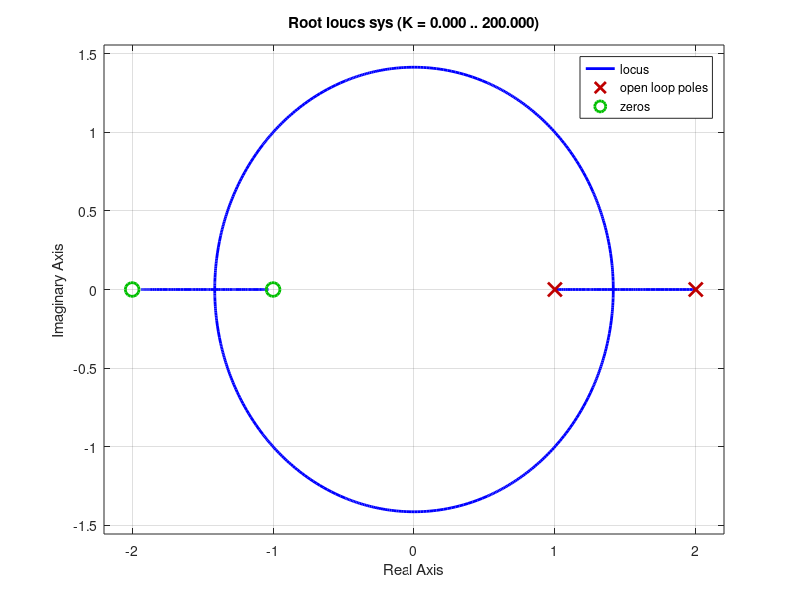

Write MATLAB code to recreate this figure. (Note: this script raises an error after producing the figure.)
%Brandon Lim
clear, clc, close all
 
%% Problem 1
clear, clc, close all
    %1a)
        sys = tf([1,3,2],[1 -3 2])
        rlocus(sys)
    %1b)
        [K, POLES] = rlocfind(sys)
%% Problem 2
clear, clc, close all
    %1a)
        sys = tf([1 1.5], [1 11 10 0]);
        rlocus(sys,0:0.005:50);
        sgrid(0.799839691078,0)
    %1d)
        k = [39.6 12.8 7.34];
        Gcl1 = tf([k(1) ,k(1)*1.5], [1 11 (10+k(1)) (k(1)*1.5)]);
        Gcl2 = tf([k(2) ,k(2)*1.5], [1 11 (10+k(2)) (k(2)*1.5)]);
        Gcl3 = tf([k(3) ,k(3)*1.5], [1 11 (10+k(3)) (k(3)*1.5)]);


        OvershootK396 = stepinfo(Gcl1).Overshoot;
        OvershootK128 = stepinfo(Gcl2).Overshoot;
        OvershootK734 = stepinfo(Gcl3).Overshoot;

        k = linspace(0,7.34,1000);
        best_k = 0;
        go = 1;
        for i = 1:length(k)
            Gcl(i) = tf([k(i) ,k(i)*1.5], [1 11 (10+k(i)) (k(i)*1.5)]);
            overshoot = stepinfo(Gcl(i)).Overshoot;
            if overshoot < 1.522 && overshoot > 1.517
                best_k = k(i)
            end
        end

%% Problem 3
clear, clc, close all
    %1a)
        Dc = tf([80 1.8*80], [1 22])
        G = tf([1], [1 0 0])
        Gcl = feedback(Dc*G,1)
        figure
        step(Gcl)
        figure
        step(G)
        figure
        rlocus(G)
        stepinfo(Gcl)

        roots([1 22 80 144])

%%
C = tf([1, 0.2], [1, 0.08469]);
G = tf(1, [1, 2, 0]);
rlocus(C*G)